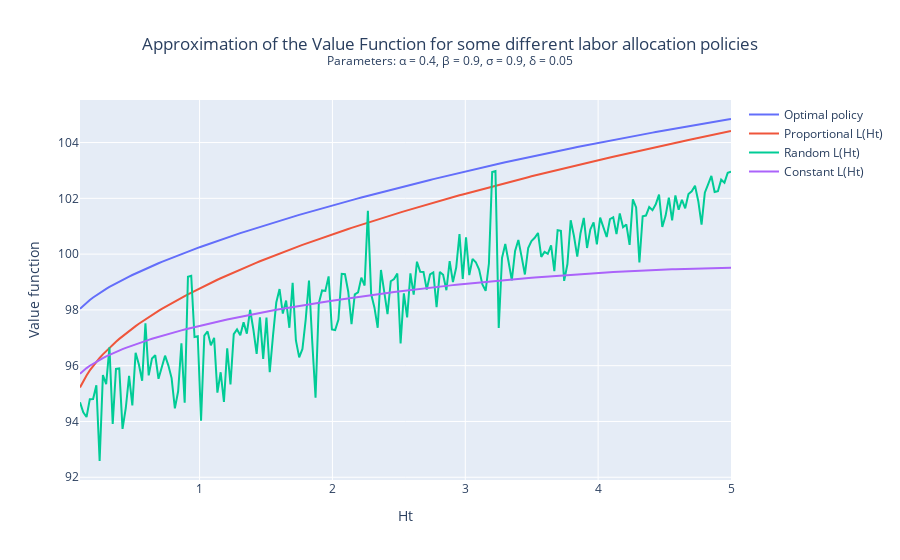

The code cell stored with this chart in its notebook:
### Code cell
plot_graph(
    variable1=(H_values, V,"Optimal policy"),
    variable2=(H_values, V_proportional,"Proportional L(Ht)"),
    variable3=(H_values, V_random, "Random L(Ht)"),
    variable4=(H_values, V_constant, "Constant L(Ht)"),
    xaxis_title="Ht",
    yaxis_title="Value function",
    title="Approximation of the Value Function for some different labor allocation policies<br><sup>Parameters: α = 0.4, β = 0.9, σ = 0.9, δ = 0.05</sup>",
    showlegend=True
)

### Figure 1 — Plotly figure (JSON) as saved in the notebook; plotly's stock layout.template omitted (floating-point values rounded to 4 significant figures; data arrays with more than 128 entries replaced by an {"elided": "..."} marker saying what was removed)
{"data": [{"mode": "lines", "name": "Optimal policy", "type": "scatter", "x": {"elided": "200 float values"}, "y": {"elided": "200 float values"}}, {"mode": "lines", "name": "Proportional L(Ht)", "type": "scatter", "x": {"elided": "200 float values"}, "y": {"elided": "200 float values"}}, {"mode": "lines", "name": "Random L(Ht)", "type": "scatter", "x": {"elided": "200 float values"}, "y": {"elided": "200 float values"}}, {"mode": "lines", "name": "Constant L(Ht)", "type": "scatter", "x": {"elided": "200 float values"}, "y": {"elided": "200 float values"}}], "layout": {"showlegend": true, "title": {"text": "Approximation of the Value Function for some different labor allocation policies<br><sup>Parameters: α = 0.4, β = 0.9, σ = 0.9, δ = 0.05</sup>", "x": 0.5, "xanchor": "center"}, "xaxis": {"title": {"text": "Ht"}}, "yaxis": {"title": {"text": "Value function"}}}}
